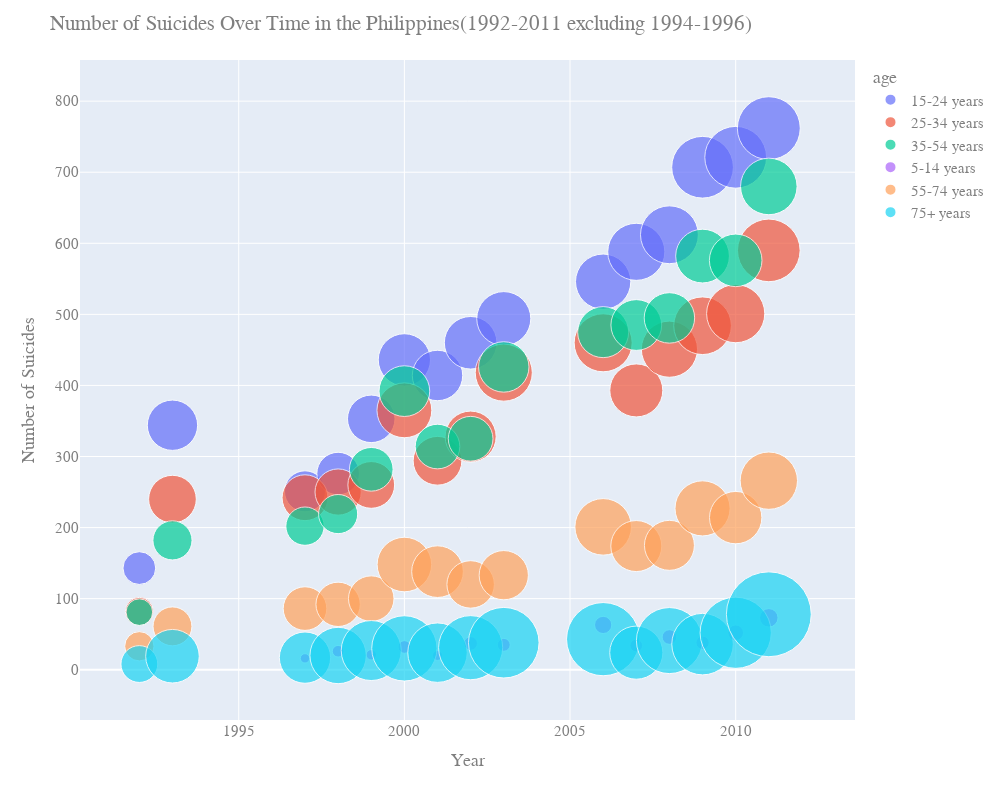

The notebook cell this image was saved under:
### Markdown cell above
## ^ Older people have a higher suicide rate because their population is lower than other age groups

### Code cell
fig = px.scatter(agg_data, x="year", y="suicides_no",size="suicides/100k pop", color="age",
                hover_name="age", width=1000, height=800, size_max=60)
fig.update_layout(
    title="Number of Suicides Over Time in the Philippines(1992-2011 excluding 1994-1996)",
    xaxis_title="Year",
    yaxis_title="Number of Suicides",
    font=dict(
        family="Arial",
        size=15,
        color="#7f7f7f"
    )
)
# fig.update_layout(shapes=[
#     dict(
#       type= 'line',
#        y0= 0, y1= 900,
#        x0= 2005, x1= 2005
#     )
# ])

fig.show()

### Figure 1 — Plotly figure (JSON) as saved in the notebook; plotly's stock layout.template omitted (floating-point values rounded to 4 significant figures)
{"data": [{"hovertemplate": "<b>%{hovertext}</b><br><br>age=15-24 years<br>year=%{x}<br>suicides_no=%{y}<br>suicides/100k pop=%{marker.size}<extra></extra>", "hovertext": ["15-24 years", "15-24 years", "15-24 years", "15-24 years", "15-24 years", "15-24 years", "15-24 years", "15-24 years", "15-24 years", "15-24 years", "15-24 years", "15-24 years", "15-24 years", "15-24 years", "15-24 years"], "legendgroup": "15-24 years", "marker": {"color": "#636efa", "size": [2.2, 5.19, 3.45, 3.71, 4.63, 5.6, 5.21, 5.67, 5.99, 6.27, 6.68, 6.86, 7.81, 7.83, 8.11], "sizemode": "area", "sizeref": 0.0041, "symbol": "circle"}, "mode": "markers", "name": "15-24 years", "showlegend": true, "type": "scatter", "x": [1992, 1993, 1997, 1998, 1999, 2000, 2001, 2002, 2003, 2006, 2007, 2008, 2009, 2010, 2011], "xaxis": "x", "y": [143, 344, 251, 276, 353, 436, 414, 460, 494, 546, 588, 612, 707, 721, 762], "yaxis": "y"}, {"hovertemplate": "<b>%{hovertext}</b><br><br>age=25-34 years<br>year=%{x}<br>suicides_no=%{y}<br>suicides/100k pop=%{marker.size}<extra></extra>", "hovertext": ["25-34 years", "25-34 years", "25-34 years", "25-34 years", "25-34 years", "25-34 years", "25-34 years", "25-34 years", "25-34 years", "25-34 years", "25-34 years", "25-34 years", "25-34 years", "25-34 years", "25-34 years"], "legendgroup": "25-34 years", "marker": {"color": "#EF553B", "size": [1.62, 4.66, 4.31, 4.38, 4.48, 6.17, 4.87, 5.34, 6.68, 6.9, 5.76, 6.47, 6.81, 6.94, 8.04], "sizemode": "area", "sizeref": 0.0041, "symbol": "circle"}, "mode": "markers", "name": "25-34 years", "showlegend": true, "type": "scatter", "x": [1992, 1993, 1997, 1998, 1999, 2000, 2001, 2002, 2003, 2006, 2007, 2008, 2009, 2010, 2011], "xaxis": "x", "y": [82, 240, 242, 250, 260, 365, 294, 328, 418, 460, 393, 451, 484, 501, 590], "yaxis": "y"}, {"hovertemplate": "<b>%{hovertext}</b><br><br>age=35-54 years<br>year=%{x}<br>suicides_no=%{y}<br>suicides/100k pop=%{marker.size}<extra></extra>", "hovertext": ["35-54 years", "35-54 years", "35-54 years", "35-54 years", "35-54 years", "35-54 years", "35-54 years", "35-54 years", "35-54 years", "35-54 years", "35-54 years", "35-54 years", "35-54 years", "35-54 years", "35-54 years"], "legendgroup": "35-54 years", "marker": {"color": "#00cc96", "size": [1.45, 3.14, 3.01, 3.14, 3.91, 5.27, 4.08, 4.1, 5.21, 5.33, 5.28, 5.22, 5.92, 5.67, 6.56], "sizemode": "area", "sizeref": 0.0041, "symbol": "circle"}, "mode": "markers", "name": "35-54 years", "showlegend": true, "type": "scatter", "x": [1992, 1993, 1997, 1998, 1999, 2000, 2001, 2002, 2003, 2006, 2007, 2008, 2009, 2010, 2011], "xaxis": "x", "y": [81, 182, 202, 219, 282, 392, 314, 325, 426, 475, 485, 495, 582, 576, 680], "yaxis": "y"}, {"hovertemplate": "<b>%{hovertext}</b><br><br>age=5-14 years<br>year=%{x}<br>suicides_no=%{y}<br>suicides/100k pop=%{marker.size}<extra></extra>", "hovertext": ["5-14 years", "5-14 years", "5-14 years", "5-14 years", "5-14 years", "5-14 years", "5-14 years", "5-14 years", "5-14 years", "5-14 years", "5-14 years", "5-14 years", "5-14 years", "5-14 years", "5-14 years"], "legendgroup": "5-14 years", "marker": {"color": "#ab63fa", "size": [0, 0, 0.18, 0.28, 0.22, 0.33, 0.2, 0.38, 0.34, 0.61, 0.33, 0.44, 0.36, 0.5, 0.7], "sizemode": "area", "sizeref": 0.0041, "symbol": "circle"}, "mode": "markers", "name": "5-14 years", "showlegend": true, "type": "scatter", "x": [1992, 1993, 1997, 1998, 1999, 2000, 2001, 2002, 2003, 2006, 2007, 2008, 2009, 2010, 2011], "xaxis": "x", "y": [0, 0, 16, 26, 21, 32, 20, 37, 35, 63, 34, 46, 38, 52, 73], "yaxis": "y"}, {"hovertemplate": "<b>%{hovertext}</b><br><br>age=55-74 years<br>year=%{x}<br>suicides_no=%{y}<br>suicides/100k pop=%{marker.size}<extra></extra>", "hovertext": ["55-74 years", "55-74 years", "55-74 years", "55-74 years", "55-74 years", "55-74 years", "55-74 years", "55-74 years", "55-74 years", "55-74 years", "55-74 years", "55-74 years", "55-74 years", "55-74 years", "55-74 years"], "legendgroup": "55-74 years", "marker": {"color": "#FFA15A", "size": [1.76, 3.1, 3.9, 4.03, 4.25, 6.1, 5.47, 4.62, 4.97, 6.56, 5.33, 5.12, 6.23, 5.62, 6.74], "sizemode": "area", "sizeref": 0.0041, "symbol": "circle"}, "mode": "markers", "name": "55-74 years", "showlegend": true, "type": "scatter", "x": [1992, 1993, 1997, 1998, 1999, 2000, 2001, 2002, 2003, 2006, 2007, 2008, 2009, 2010, 2011], "xaxis": "x", "y": [33, 61, 86, 92, 100, 148, 138, 120, 133, 201, 174, 175, 227, 214, 266], "yaxis": "y"}, {"hovertemplate": "<b>%{hovertext}</b><br><br>age=75+ years<br>year=%{x}<br>suicides_no=%{y}<br>suicides/100k pop=%{marker.size}<extra></extra>", "hovertext": ["75+ years", "75+ years", "75+ years", "75+ years", "75+ years", "75+ years", "75+ years", "75+ years", "75+ years", "75+ years", "75+ years", "75+ years", "75+ years", "75+ years", "75+ years"], "legendgroup": "75+ years", "marker": {"color": "#19d3f3", "size": [2.78, 5.88, 5.39, 6.51, 7.39, 8.74, 7.25, 8.43, 10.22, 10.99, 5.79, 8.94, 7.76, 10.4, 14.76], "sizemode": "area", "sizeref": 0.0041, "symbol": "circle"}, "mode": "markers", "name": "75+ years", "showlegend": true, "type": "scatter", "x": [1992, 1993, 1997, 1998, 1999, 2000, 2001, 2002, 2003, 2006, 2007, 2008, 2009, 2010, 2011], "xaxis": "x", "y": [8, 19, 17, 20, 27, 30, 24, 31, 38, 43, 24, 41, 36, 52, 78], "yaxis": "y"}], "layout": {"font": {"color": "#7f7f7f", "family": "Arial", "size": 15}, "height": 800, "legend": {"itemsizing": "constant", "title": {"text": "age"}, "tracegroupgap": 0}, "margin": {"t": 60}, "title": {"text": "Number of Suicides Over Time in the Philippines(1992-2011 excluding 1994-1996)"}, "width": 1000, "xaxis": {"anchor": "y", "domain": [0, 1], "title": {"text": "Year"}}, "yaxis": {"anchor": "x", "domain": [0, 1], "title": {"text": "Number of Suicides"}}}}
